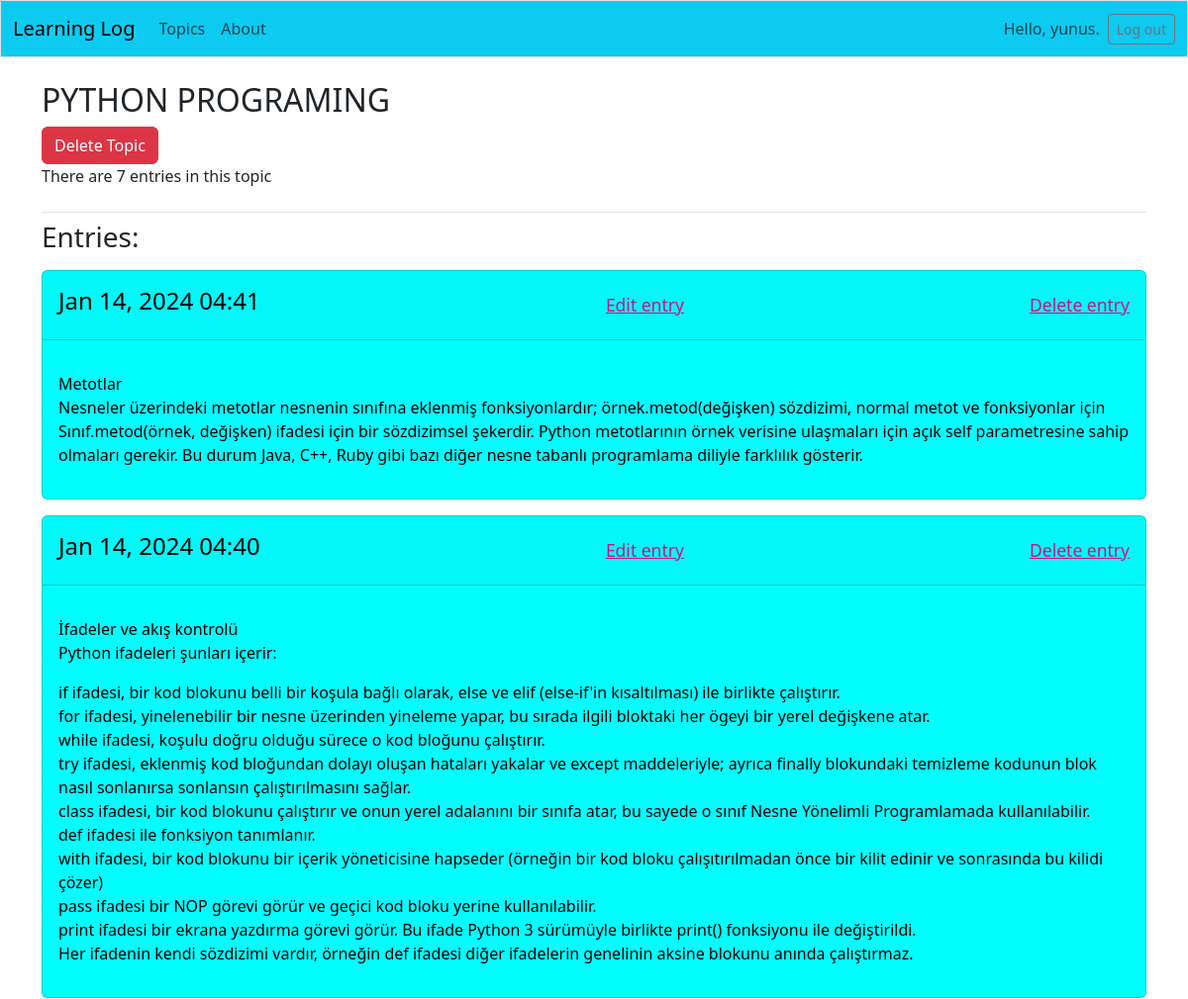
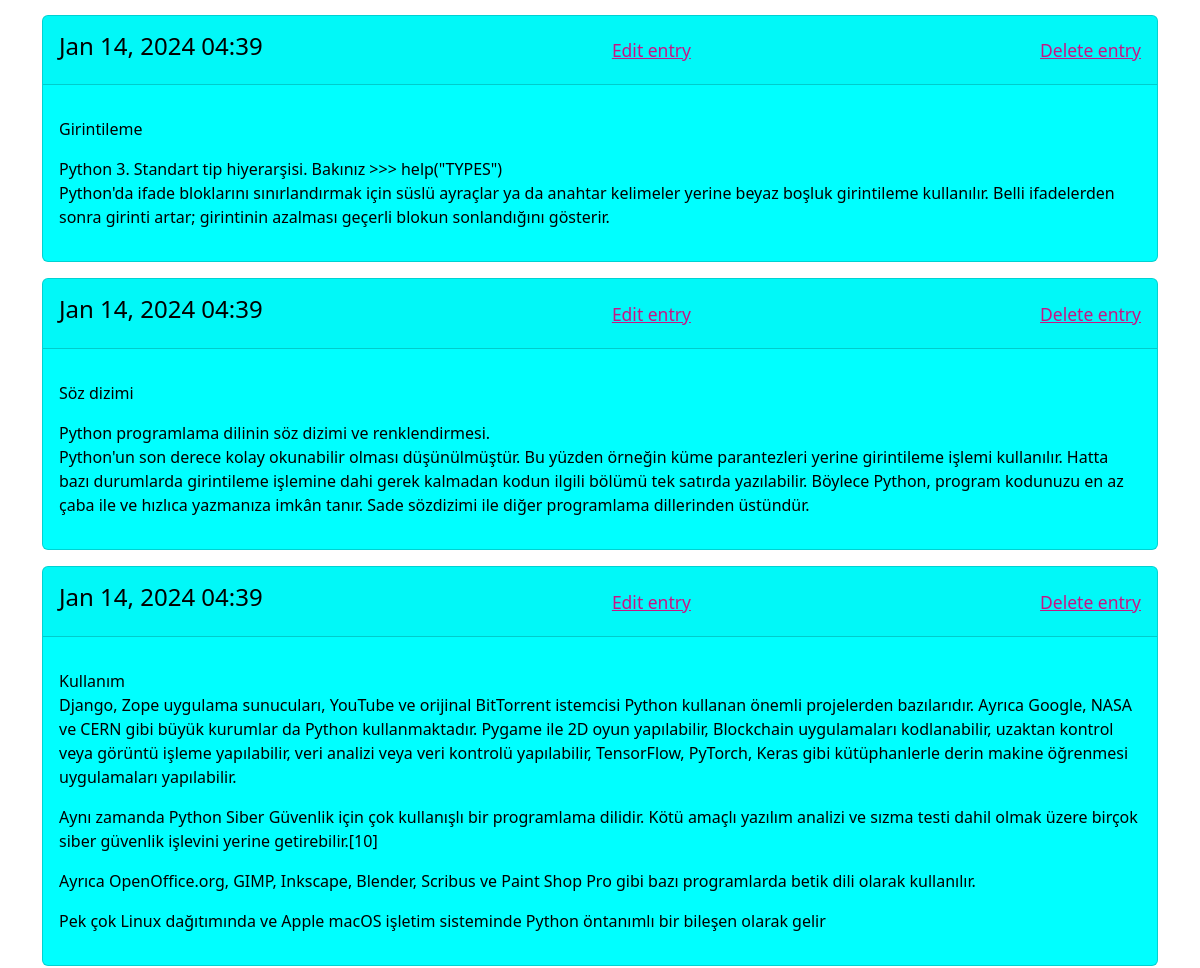
Before: /topics/1/ (signed in, upper part) with the older database file (2 pictures, top to bottom).
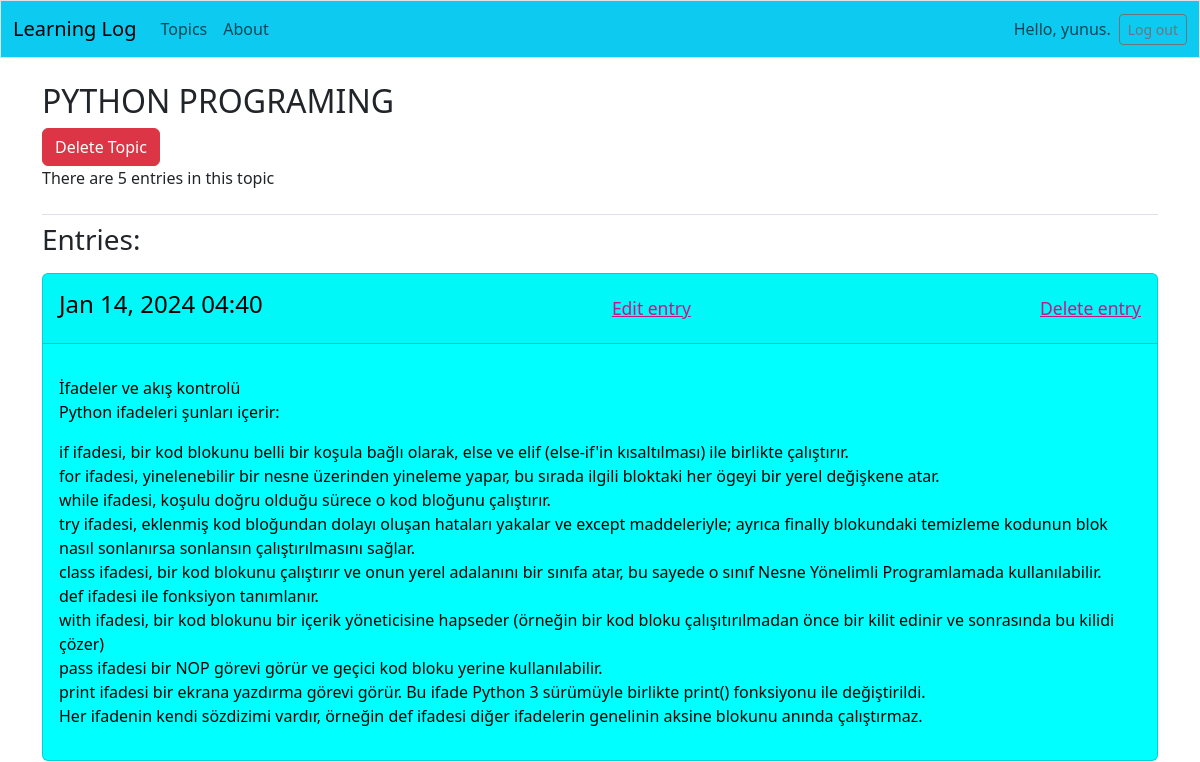
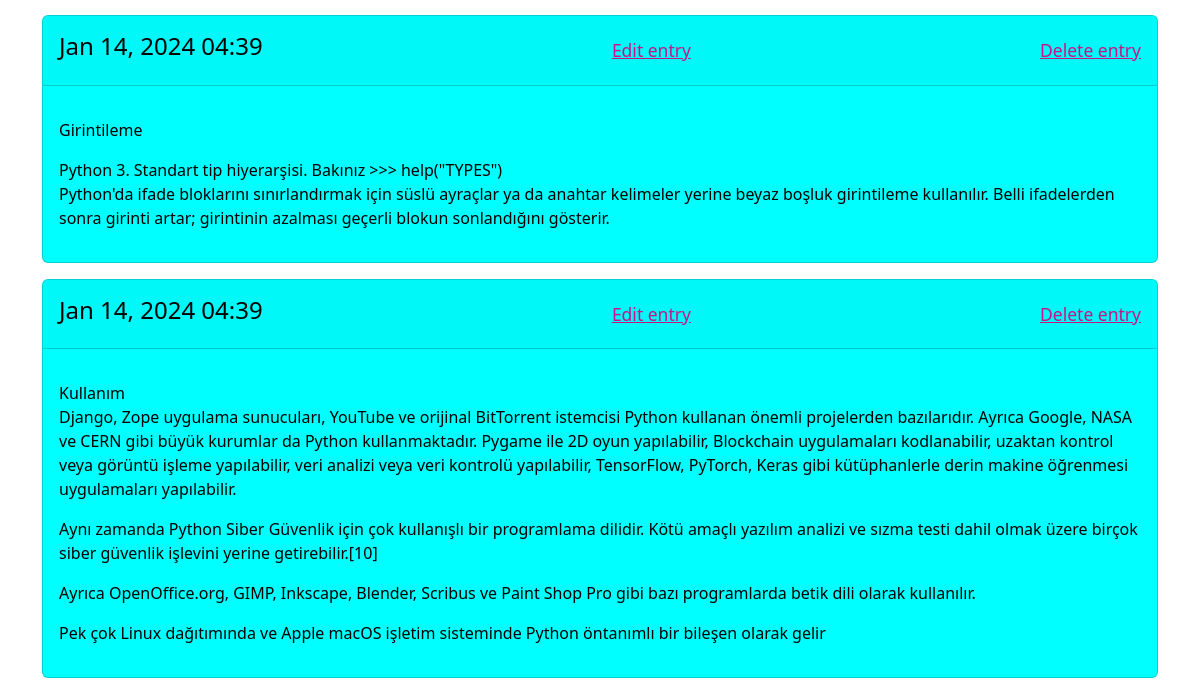
After: the same page with the newer database file (2 pictures, top to bottom).
### learning_logs/models.py (models this page shows, shortened)
class Entry(models.Model):
    topic = models.ForeignKey(Topic, on_delete=models.CASCADE)
    text = models.TextField()
    date_added = models.DateTimeField(auto_now_add=True)
    class Meta:
        verbose_name_plural = "Entries"

### learning_logs/views.py (the view)
# urls.py: path('topics/<int:topic_id>/', views.topic, name='topic'),                      # Konuların ayrı sayfaları
@login_required
def topic(request, topic_id):
    topic = Topic.objects.get(id=topic_id)
    if topic.owner != request.user:
        raise Http404
    entries = topic.entry_set.order_by('-date_added')
    context = {'topic': topic, 'entries': entries}
    return render(request, 'learning_logs/topic.html', context)

### learning_logs/models.py (called while the page is built)
    def __str__(self):
        return self.text

### learning_logs/templates/learning_logs/topic.html (shortened to what this page needs)
{% extends 'learning_logs/base.html' %}
{% block page_header %}
    <h2>{{ topic|upper }}</h2>
    <a class="btn btn-danger" href="{% url 'learning_logs:delete_topic' topic.id %}">Delete Topic</a>
    {% if entries|length > 1 %}
        <p>There are {{ entries|length }} entries in this topic</p>
    {% endif %}
{% endblock page_header %}
{% block content %}
    <h3>Entries:</h3>
    <p>
        {% for entry in entries %}
            <div class="card mb-3" style="color: black; background-color: aqua">
                <div class="card-header d-flex justify-content-between align-items-center">
                    <div class="mb-4" style="margin-bottom: 0rem!important; padding-top: 0.5rem;">
                        <h4>
                            <p>{{ entry.date_added | date:'M d, Y H:i' }}</p>
                        </h4>
                    </div>
                    <div class="mb-4" style="margin-bottom: 0rem!important; padding-top: 0.5rem;">
                        <h5>
                            <small><a href="{% url 'learning_logs:edit_entry' entry.id %}" style="color: mediumvioletred">Edit entry</a></small>
                        </h5>
                    </div>
                    <div class="mb-4" style="margin-bottom: 0rem!important; padding-top: 0.5rem;">
                        <h5>
                            <small><a href="{% url 'learning_logs:delete_entry' entry.id %}" style="color: mediumvioletred">Delete entry</a></small>
                        </h5>
                    </div>
                </div>
                <div class="card-body">
                    <p>{{ entry.text | linebreaks }}</p>
                </div>
            </div>
        {% empty %}
            <p>There are no entries for this topic yet.</p>
        {% endfor %}
    </p>
{% endblock content %}

Changed rows visible on the page:
removed Entry: date_added "Jan 14, 2024 04:41", text "Metotlar Nesneler üzerindeki metotlar nesnenin sınıfına eklenmiş fonksiyonlardır; örnek.metod(değişken) sözdizimi, normal metot ve fonksiyonlar için Sınıf.metod(örnek, değişken) ifadesi için bir sözdizimsel şekerdir. Python metotlarının örnek verisine ulaşmaları için açık self parametresine sahip olmaları gerekir. Bu durum Java, C++, Ruby gibi bazı diğer nesne tabanlı programlama diliyle farklılık gösterir."
removed Entry: date_added "Jan 14, 2024 04:39", text "Söz dizimi Python programlama dilinin söz dizimi ve renklendirmesi. Python'un son derece kolay okunabilir olması düşünülmüştür. Bu yüzden örneğin küme parantezleri yerine girintileme işlemi kullanılır. Hatta bazı durumlarda girintileme işlemine dahi gerek kalmadan kodun ilgili bölümü tek satırda yazılabilir. Böylece Python, program kodunuzu en az çaba ile ve hızlıca yazmanıza imkân tanır. Sade sözdizimi ile diğer programlama dillerinden üstündür."
Other visible differences:
{{ entries|length }}: "7" → "5"
